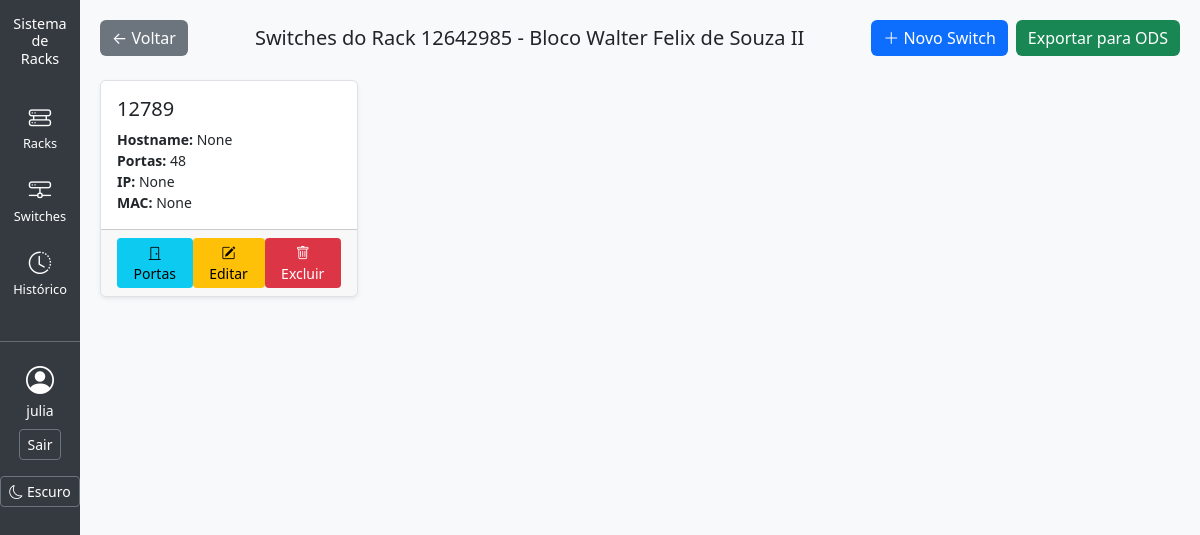
/inventario/racks/5/switches/ (signed in), run on an earlier commit of the app's database.
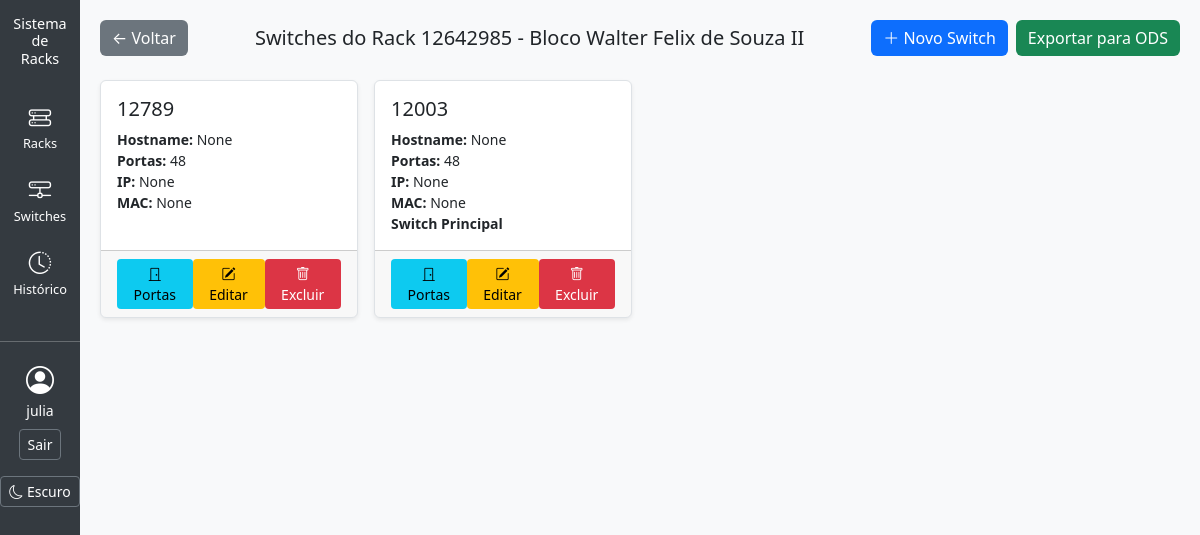
And on a later commit of the database.
### inventario/models.py (models this page shows, shortened)
class Switch(models.Model):
    id = models.AutoField(primary_key=True)
    num_patrimonio = models.CharField(max_length=50, unique=True, blank=True, null=True)
    quantidade_portas = models.IntegerField()
    id_rack = models.ForeignKey(Rack, on_delete=models.CASCADE, related_name="switches")
    endereco_ip = models.GenericIPAddressField(protocol="both", unpack_ipv4=True, blank=True, null=True)
    hostname = models.CharField(max_length=100, blank=True, null=True)
    modelo = models.CharField(max_length=100, blank=True, null=True)
    descricao = models.TextField(blank=True, null=True)
    mac_address = models.CharField(max_length=17, blank=True, null=True)  # formato padrão XX:XX:XX:XX:XX:XX
    principal = models.BooleanField(default=False)
    ENUM_ORIENTACAO = [
        ("H", "Horizontal"),
        ("V", "Vertical"),
    ]
    orientacao = models.CharField(
        max_length=1,
        choices=ENUM_ORIENTACAO,
        default="H"
    )

### inventario/views.py (the view)
# urls.py: path("racks/<int:rack_id>/switches/", views.switches_por_rack, name="switches_por_rack"),
@login_required
def switches_por_rack(request, rack_id):
    rack = get_object_or_404(Rack, pk=rack_id)
    switches = Switch.objects.filter(id_rack=rack)
    return render(request, "switch_list_por_rack.html", {
        "rack": rack,
        "switches": switches,
    })

### templates/switch_list_por_rack.html (shortened to what this page needs)
{% extends "base.html" %}
{% block content %}
<div class="d-flex flex-wrap justify-content-between align-items-center mb-4 gap-2">
    <a href="{% url 'rack_list' %}" class="btn btn-secondary">← Voltar</a>
    <h2 class="flex-grow-1 text-center fs-5 fs-md-4 my-2 my-md-0">
        Switches do Rack {{ rack.num_patrimonio }} - Bloco {{ rack.id_bloco.nome_bloco }}
    </h2>
    <div class="col-12 col-md-auto d-flex flex-wrap justify-content-center gap-2">
        <a href="{% url 'switch_create_in_rack' rack.id %}" class="btn btn-primary">
            <i class="bi bi-plus-lg"></i> Novo Switch
        </a>
        <a href="{% url 'export_rack' rack.id %}" class="btn btn-success">
            Exportar para ODS
        </a>
    </div>
</div>
<div class="row row-cols-1 row-cols-md-4 g-3">
    {% for switch in switches %}
    <div class="col">
        <div class="card shadow-sm h-100">
            <div class="card-body">
                <h5 class="card-title">{{ switch.num_patrimonio }}</h5>
                <p class="card-text small">
                    <strong>Hostname:</strong> {{ switch.hostname }}<br>
                    <strong>Portas:</strong> {{ switch.quantidade_portas }}<br>
                    <strong>IP:</strong> {{ switch.endereco_ip }}<br>
                    <strong>MAC:</strong> {{ switch.mac_address }}<br>
                    {% if switch.principal %}
                        <strong>Switch Principal</strong>
                    {% endif %}
                </p>
            </div>
            <div class="card-footer d-flex justify-content-around">
                <a href="{% url 'switch_detail_rack' rack_id=rack.id pk=switch.id %}" class="btn btn-sm btn-info" title="Ver Portas">
                    <i class="bi bi-door-closed"></i> Portas
                </a>
                <a href="{% url 'switch_update' switch.id %}" class="btn btn-sm btn-warning" title="Editar Switch">
                    <i class="bi bi-pencil-square"></i> Editar
                </a>
                <a href="{% url 'switch_delete' switch.id %}" class="btn btn-sm btn-danger" title="Excluir Switch">
                    <i class="bi bi-trash"></i> Excluir
                </a>
            </div>
        </div>
    </div>
    {% empty %}
    <div class="col">
        <div class="alert alert-info text-center">Nenhum switch cadastrado neste rack.</div>
    </div>
    {% endfor %}
</div>
{% endblock %}

What changed in the data, as far as the page shows it:
added Switch: num_patrimonio "12003", hostname "None", quantidade_portas "48", endereco_ip "None", mac_address "None", principal "Switch Principal"
